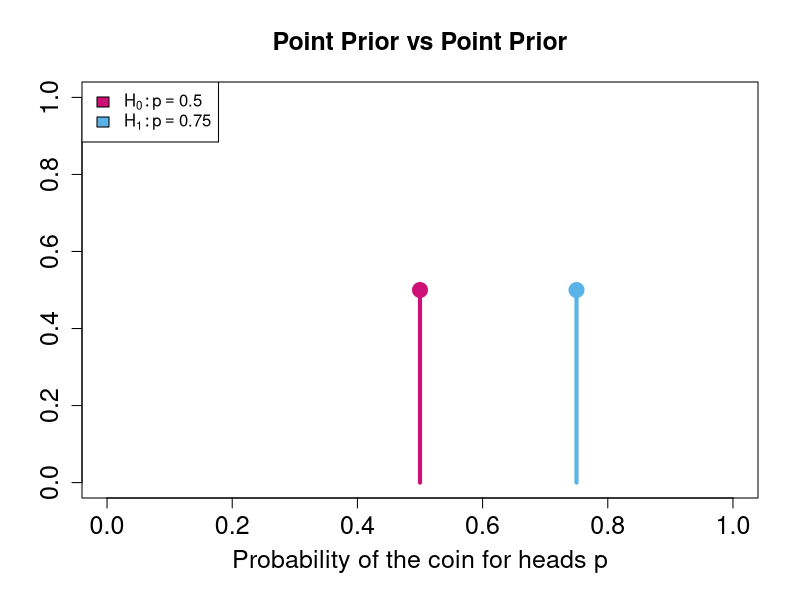
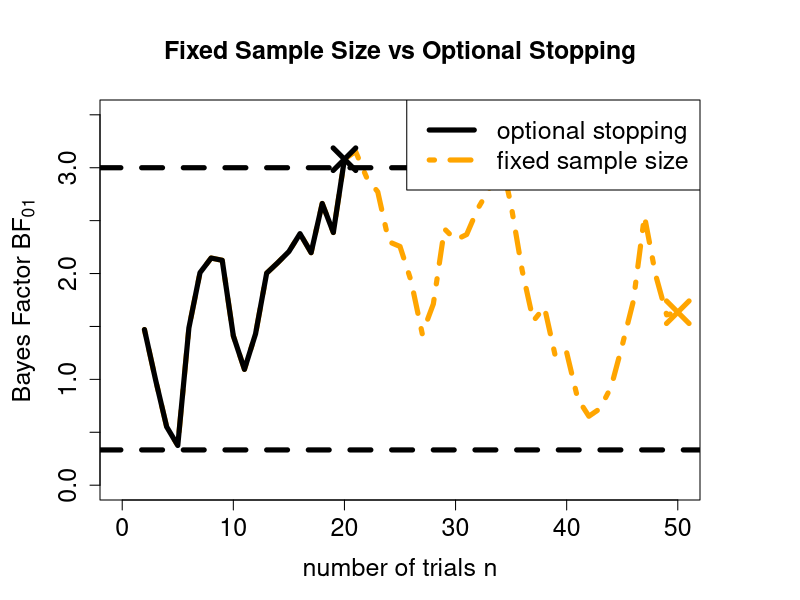

Reproduce these figures in R, in order.
library(BayesFactor)

point_and_point_prior <- function() {
  # plot point prior^2
  pdf("figures/report/point-prior-and-point-prior.pdf", width = 8, height = 4)
  # double the font size
  plot(0, 0,
    xlim = c(0, 1), ylim = c(0, 1), type = "n",
    main = "Point Prior vs Point Prior",
    ylab = "", xlab = bquote("Probability of the coin for heads " * p),
    cex.main = 1.5, cex.lab = 1.5, cex.axis = 1.5
  )

  # Plot the point prior densities
  points(0.5, 0.5, col = "#CD1076", pch = 19, cex = 2)
  lines(c(0.5, 0.5), y = c(0, 0.5), col = "#CD1076", lwd = 4)
  points(0.75, 0.5, col = "#59B3E6", pch = 19, cex = 2)
  lines(c(0.75, 0.75), y = c(0, 0.5), col = "#59B3E6", lwd = 4)
  legend("topleft", legend = c(bquote(H[0]:p == 0.5), bquote(H[1]:p == 0.75)), fill = c("#CD1076", "#59B3E6"))
  dev.off()
}
point_and_point_prior()

fixed_opt_random_walk <- function() {
  set.seed(0)
  n_max <- 50
  effect_size <- 0.2
  x <- c(rnorm(1, effect_size, 1))
  bf_crit <- 3
  r_scale <- 1 / sqrt(2)
  count <- 2
  opt_done <- FALSE
  bf_opt <- c()
  bf_fixed <- c()
  res_opt <- c()

  while (count <= n_max) {
    x <- c(x, rnorm(1, effect_size, 1))
    bf_fixed <- c(bf_fixed, 1 / extractBF(ttestBF(x, mu = 0, r = r_scale))$bf)
    bf_opt <- c(bf_opt, 1 / extractBF(ttestBF(x, mu = 0, r = r_scale))$bf)
    count <- count + 1
    if (opt_done) {
      next
    } else if (tail(bf_opt, n=1L) > bf_crit) {
      res_opt <- bf_opt
      opt_done <- TRUE
    } else if (tail(bf_opt, n = 1L) < 1 / bf_crit) {
      res_opt <- bf_opt
      opt_done <- TRUE
    }
  }
  print(paste(length(x), length(bf_fixed), length(bf_opt), length(res_opt), sep=" "))
  print(tail(bf_fixed))
  print(tail(bf_opt))
  pdf("figures/report/fixed-and-optional-stopping-random-walk.pdf", height = 8, width = 12)
  par(mar = c(5, 5, 5, 5))
  plot(2:n_max, bf_fixed, type = "l", xlab = "number of trials n", ylab = bquote("Bayes Factor " * BF["01"]), col = "orange",
  ylim = c(0,3.5), xlim = c(0,50), lwd = 5, lty = 4, cex.main = 1.5, cex.lab = 1.5, cex.axis = 1.5,
  main = "Fixed Sample Size vs Optional Stopping")
  lines(2:(length(res_opt)+1), res_opt, col = "black", lwd = 5, lty = 1)
  abline(h=bf_crit, lty=2, lwd = 5)
  abline(h=1/bf_crit, lty = 2, lwd = 5)
  points(length(res_opt) + 1, tail(res_opt, n=1L), col = "black", pch=4, lwd = 5, cex = 3)
  points(length(bf_fixed) + 1, tail(bf_fixed, n=1L), col = "orange", pch=4, lwd = 5, cex = 3)
  legend("topright", legend = c("optional stopping", "fixed sample size"), lty=c(1,4), col=c("black", "orange"), lwd=5, cex=1.5)
  dev.off()
}
fixed_opt_random_walk()
